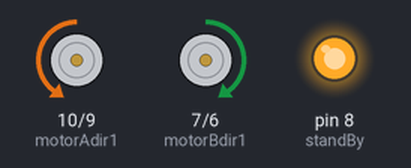
Bench run of a sketch on a simulated Arduino Uno, built with avr-gcc and run on an emulated ATmega328P. Parts: motor-driver pin pairs drawn as motors (green arrow = first pin HIGH = forward, orange = second pin HIGH = backward, longer = more drive, scaled by the enable pin, stopped while the standby pin is LOW), output pins drawn as LEDs (lit = HIGH).

Above: at 0.5 s.
At 1.5 s:
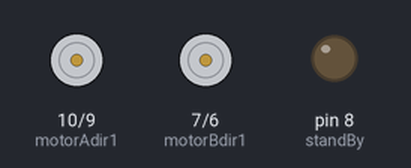
At 3.0 s:
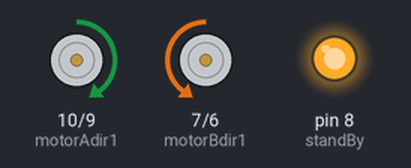
At 5.0 s:
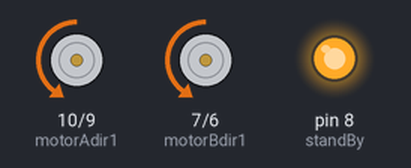
At 7.0 s:
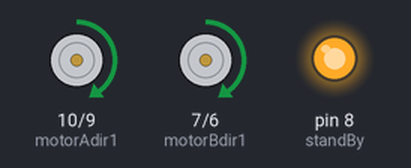
Timing chart, 0 to 10.4 s (numbered marks = the images above):
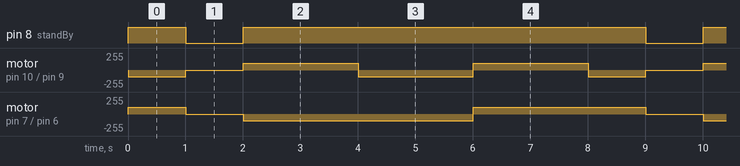

Measured:
- by itself, pin 8 (standBy): repeats every 8.0 s: LOW 1.0 s, HIGH 7.0 s
- by itself, motor on pin 7 (motorBdir1) / pin 6 (motorBdir2): repeats every 8.0 s: stopped 1.0 s, backward 100/255 4.0 s, forward 100/255 3.0 s
- by itself, motor on pin 10 (motorAdir1) / pin 9 (motorAdir2): repeats every 8.0 s: stopped 1.0 s, forward 100/255 2.0 s, backward 100/255 2.0 s, forward 100/255 2.0 s, backward 100/255 1.0 s

The sketch:

01_robot_controls.ino
```cpp
/*
 * example code to control the all the possible robot movements
 * forward/backward turn left/right
 */

const int motorASpeed = 11; //pwmA
const int motorBSpeed = 5;  //pwmB

const int motorAdir1 = 10;  //Ain1
const int motorAdir2 = 9;   //Ain2

const int motorBdir1 = 7;   //Bin1
const int motorBdir2 = 6;   //Bin2

const int standBy = 8;      //stby


void setup() {
  // put your setup code here, to run once:
  pinMode(motorASpeed, OUTPUT);
  pinMode(motorBSpeed, OUTPUT);
  pinMode(motorAdir1, OUTPUT);
  pinMode(motorAdir2, OUTPUT);
  pinMode(motorBdir1, OUTPUT);
  pinMode(motorBdir2, OUTPUT);
  pinMode(standBy, OUTPUT);
}

void loop() {
  setRobotSpeed(100);
  moveForward();
  delay(1000);
  stopRobot();
  delay(1000);
  moveBackward();
  delay(2000);
  turnRight();
  delay(2000);
  turnLeft();
  delay(2000);
}

void setRobotSpeed(int speed) {
  analogWrite(motorASpeed, speed);
  analogWrite(motorBSpeed, speed);
}

void moveForward() {
  digitalWrite(standBy, HIGH);
  digitalWrite(motorAdir1, LOW);
  digitalWrite(motorAdir2, HIGH);
  digitalWrite(motorBdir1, HIGH);
  digitalWrite(motorBdir2, LOW);
}

void moveBackward() {
  digitalWrite(standBy, HIGH);
  digitalWrite(motorAdir1, HIGH);
  digitalWrite(motorAdir2, LOW);
  digitalWrite(motorBdir1, LOW);
  digitalWrite(motorBdir2, HIGH);
}

void turnRight() {
  digitalWrite(motorAdir1, LOW);
  digitalWrite(motorAdir2, HIGH);
  digitalWrite(motorBdir1, LOW);
  digitalWrite(motorBdir2, HIGH);
}

void turnLeft() {
  digitalWrite(motorAdir1, HIGH);
  digitalWrite(motorAdir2, LOW);
  digitalWrite(motorBdir1, HIGH);
  digitalWrite(motorBdir2, LOW);
}

void stopRobot() {
  digitalWrite(standBy, LOW);
  digitalWrite(motorAdir1, HIGH);
  digitalWrite(motorAdir2, HIGH);
  digitalWrite(motorBdir1, HIGH);
  digitalWrite(motorBdir2, HIGH);

}
```
